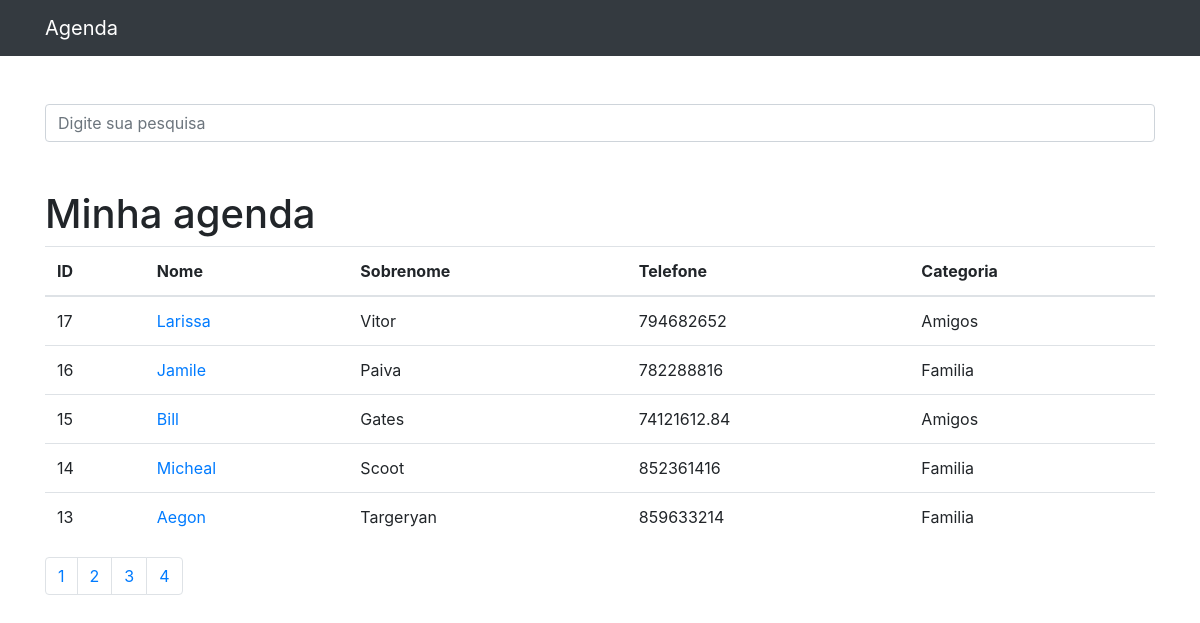
Before: / with the older database file.
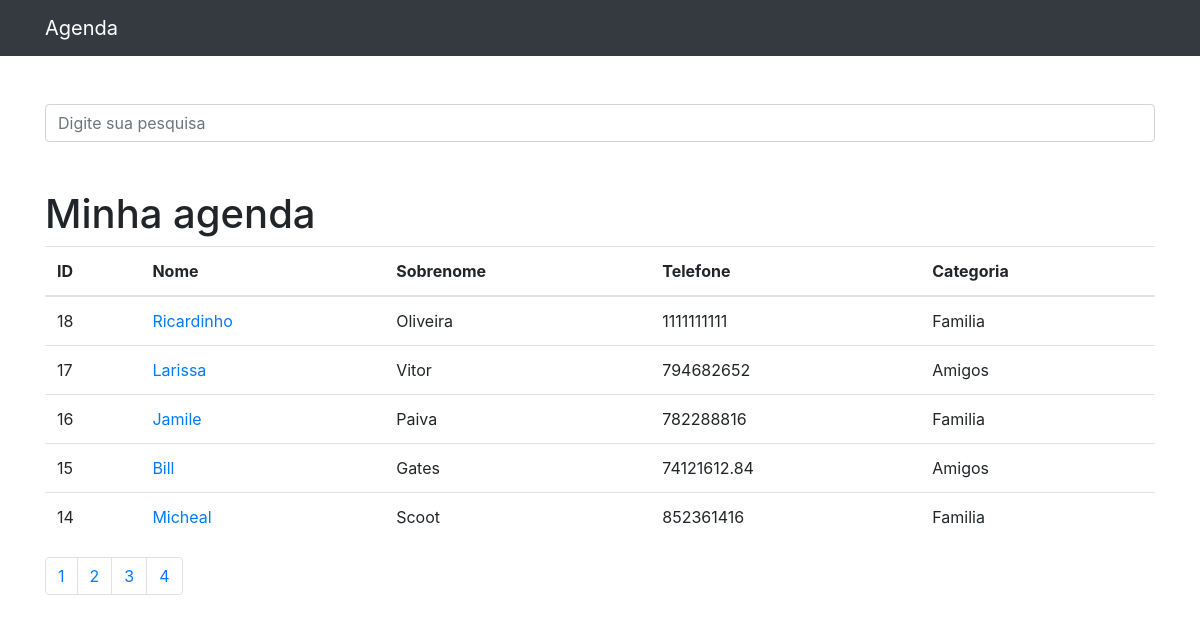
After: the same page with the newer database file.
### contatos/models.py (models this page shows, shortened)
class Contato(models.Model):
    nome = models.CharField(max_length=255)
    sobrenome = models.CharField(max_length=255, blank=True)
    telefone = models.CharField(max_length=255)
    email = models.CharField(max_length=255, blank=True)
    data_criacao = models.DateTimeField(default=timezone.now)
    descricao = models.TextField(max_length=255, blank=True)
    categoria = models.ForeignKey(Categoria, on_delete=models.DO_NOTHING)
    mostrar = models.BooleanField(default=True)
    foto = models.ImageField(blank=True, upload_to='fotos/%Y/%m')
    foto2 = models.ImageField(blank=True, upload_to='fotos2/%Y/%m')

class Categoria(models.Model):
    categoria = models.CharField(max_length=255)
    def __str__(self):
        return self.categoria

### contatos/views.py (the view)
# urls.py: path('', views.index, name='index'),
def index(request):
    contatos = Contato.objects.order_by('-id').filter(
        mostrar=True
    )
    paginator = Paginator(contatos, 5)
    page = request.GET.get('p')
    contatos = paginator.get_page(page)
    return render(request, 'contatos/index.html', {
        'contatos': contatos
    })

### contatos/templates/contatos/index.html
{% extends 'base.html' %}
{% block 'conteudo' %}
<h1 class="mt-5">Minha agenda</h1>
<table class="table">
    <thead>
    <tr>
        <th>ID</th>
        <th>Nome</th>
        <th>Sobrenome</th>
        <th>Telefone</th>
        <th>Categoria</th>
    </tr>
    </thead>
    <tbody>
    {% for contato in contatos %}
    <tr>
        <td>{{contato.id}}</td>
        <td>
            <a href="{% url 'ver_contato' contato.id %}"> {{contato.nome}}</a>
        </td>
        <td>{{contato.sobrenome}}</td>
        <td>{{contato.telefone}}</td>
        <td>{{contato.categoria}}</td>
    </tr>
    {% endfor %}
    </tbody>
</table>
<nav aria-label="Page navigation example">
    <ul class="pagination">
        {% for pagina in contatos.paginator.page_range %}
        {% if contato.number == pagina %}
        <li class="page-item active">
            <a class="page-link" href="?p={{pagina}}&termo={{ request.GET.termo }}">{{pagina}}</a>
        </li>
        {% else %}
        <li class="page-item">
            <a class="page-link" href="?p={{pagina}}&termo={{request.GETtermo}}">{{pagina}}</a>
        </li>
        {% endif %}
        {% endfor %}
    </ul>
</nav>
{% endblock %}

### templates/base.html (shortened to what this page needs)
{% load static %}
<!DOCTYPE html>
<html lang="pt">
<head>
    {% include 'parciais/_head.html' %}
</head>
<body>
{% include 'parciais/_nav.html' %}
<div class="container">
    <div class="row">
        <div class="col-lg-12">
            {% if 'accounts' not in request.path %}
            <br><br>
            <form method="get" action="{% url 'busca' %}">
                <div class="form-group row">
                    <div class="col-12">
                        <input class="form-control"
                               type="search" value="{{ request.GET.termo }}"
                               id="search-input"
                               placeholder="Digite sua pesquisa"
                               name="termo">
                        {% endif %}
                    </div>
                </div>
            </form>
            {% block 'conteudo' %}
            {% endblock %}
        </div>
    </div>
</div>
</body>
</html>

### templates/parciais/_head.html (shortened to what this page needs)
{% load static %}
<link href="{% static 'vendor/bootstrap/css/bootstrap.min.css'%}" rel="stylesheet">

### templates/parciais/_nav.html (shortened to what this page needs)
<nav class="navbar navbar-expand-lg navbar-dark bg-dark static-top">
    <div class="container">
        <a class="navbar-brand" href="{% url 'index' %}">Agenda</a>
    </div>
</nav>

Changed rows visible on the page:
no longer on this page (row unchanged): Contato: id "13", nome "Aegon", sobrenome "Targeryan", telefone "859633214", categoria "Familia"
added Contato: id "18", nome "Ricardinho", sobrenome "Oliveira", telefone "1111111111", categoria "Familia"
